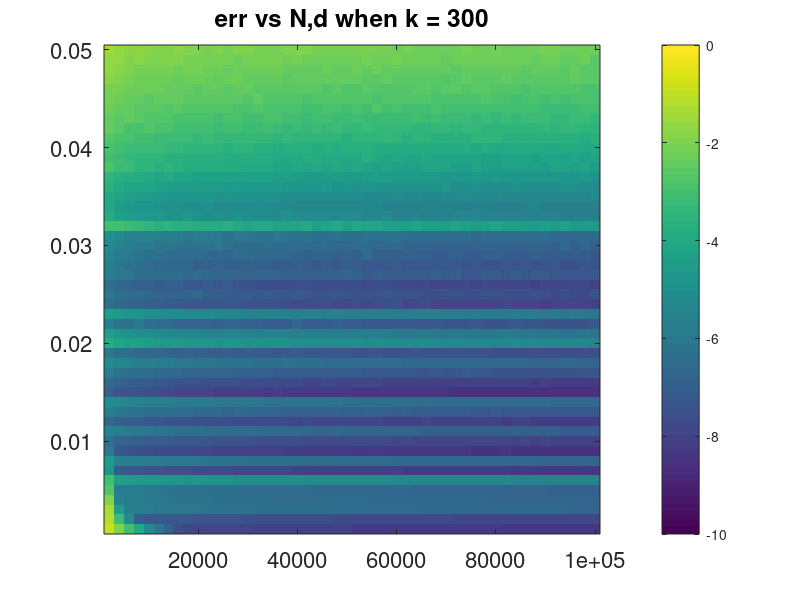
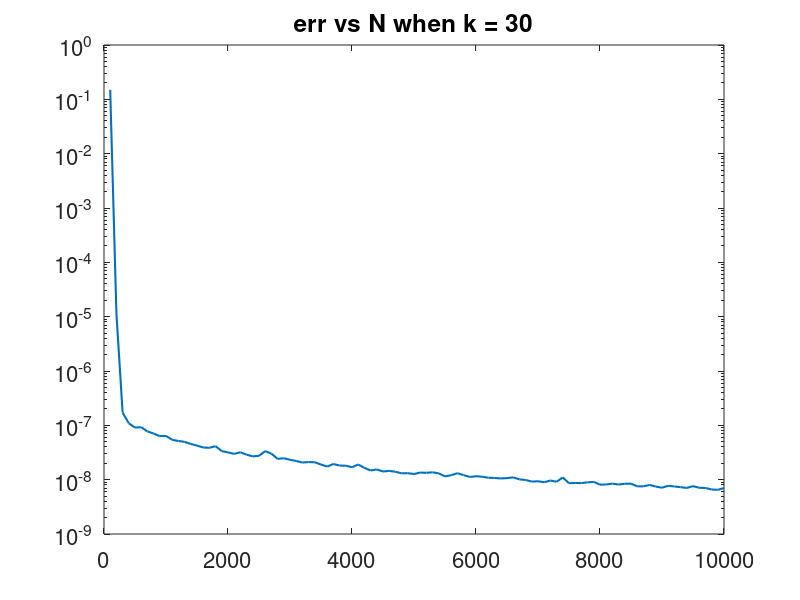
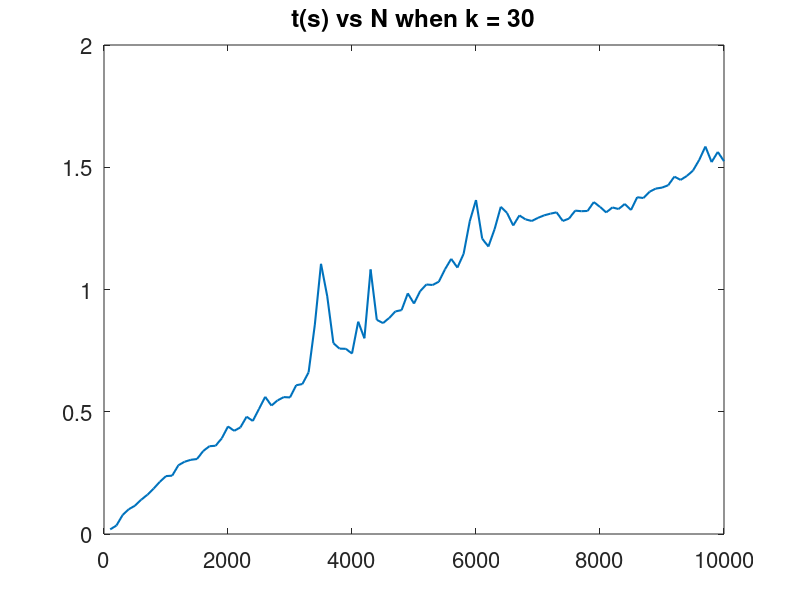
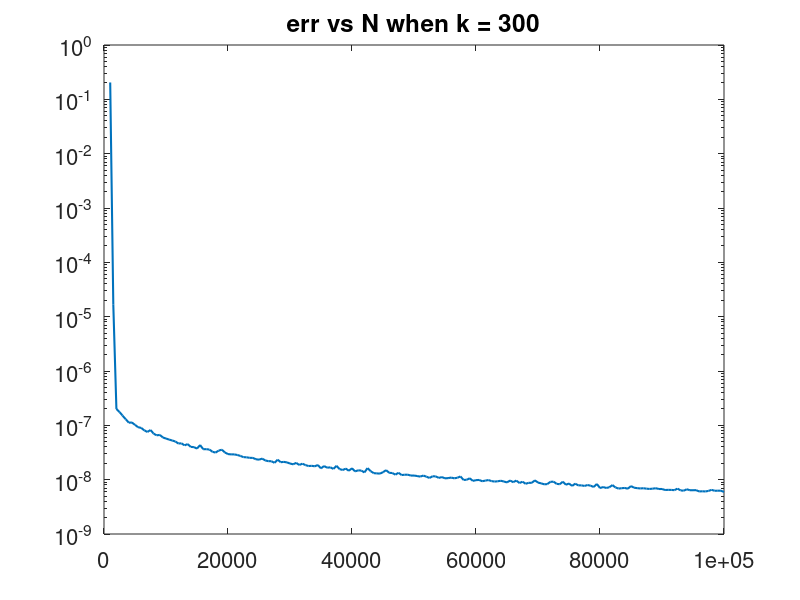

Source code (MATLAB) for these figures, in order:
load('scat_k300_Nsds.mat'); 
imagesc(Ns, ds, log10(err')); colorbar; caxis([-10 0]); colorbar; set(gca, 'FontSize', 16); axis xy;
title('err vs N,d when k = 300'); 

figure; 
load('scat_k30.mat'); 
semilogy(Ns, err, 'LineWidth', 1.5); set(gca, 'FontSize', 16); 
title('err vs N when k = 30'); 
figure; 
plot(Ns, ts', 'LineWidth', 1.5); set(gca, 'FontSize', 16); 
title('t(s) vs N when k = 30'); 

figure; 
load('scat_k300.mat'); 
semilogy(Ns, err, 'LineWidth', 1.5); set(gca, 'FontSize', 16); 
title('err vs N when k = 300'); 
figure; 
plot(Ns, ts', 'LineWidth', 1.5); set(gca, 'FontSize', 16); 
title('t(s) vs N when k = 300'); 

figure; 
load('scat_k3000.mat');
semilogy(Ns, err, 'LineWidth', 1.5); set(gca, 'FontSize', 16); 
title('err vs N when k = 3000'); 
figure; 
plot(Ns, ts', 'LineWidth', 1.5); set(gca, 'FontSize', 16); 
title('t(s) vs N when k = 3000'); 

figure; 
load('scat_N1e5_ks.mat'); 
semilogy(ks, err, 'LineWidth', 1.5); set(gca, 'FontSize', 16); 
title('err vs k when N = 1e5'); 
figure; 
plot(ks, ts', 'LineWidth', 1.5); set(gca, 'FontSize', 16); 
title('t(s) vs N when N = 1e5'); 